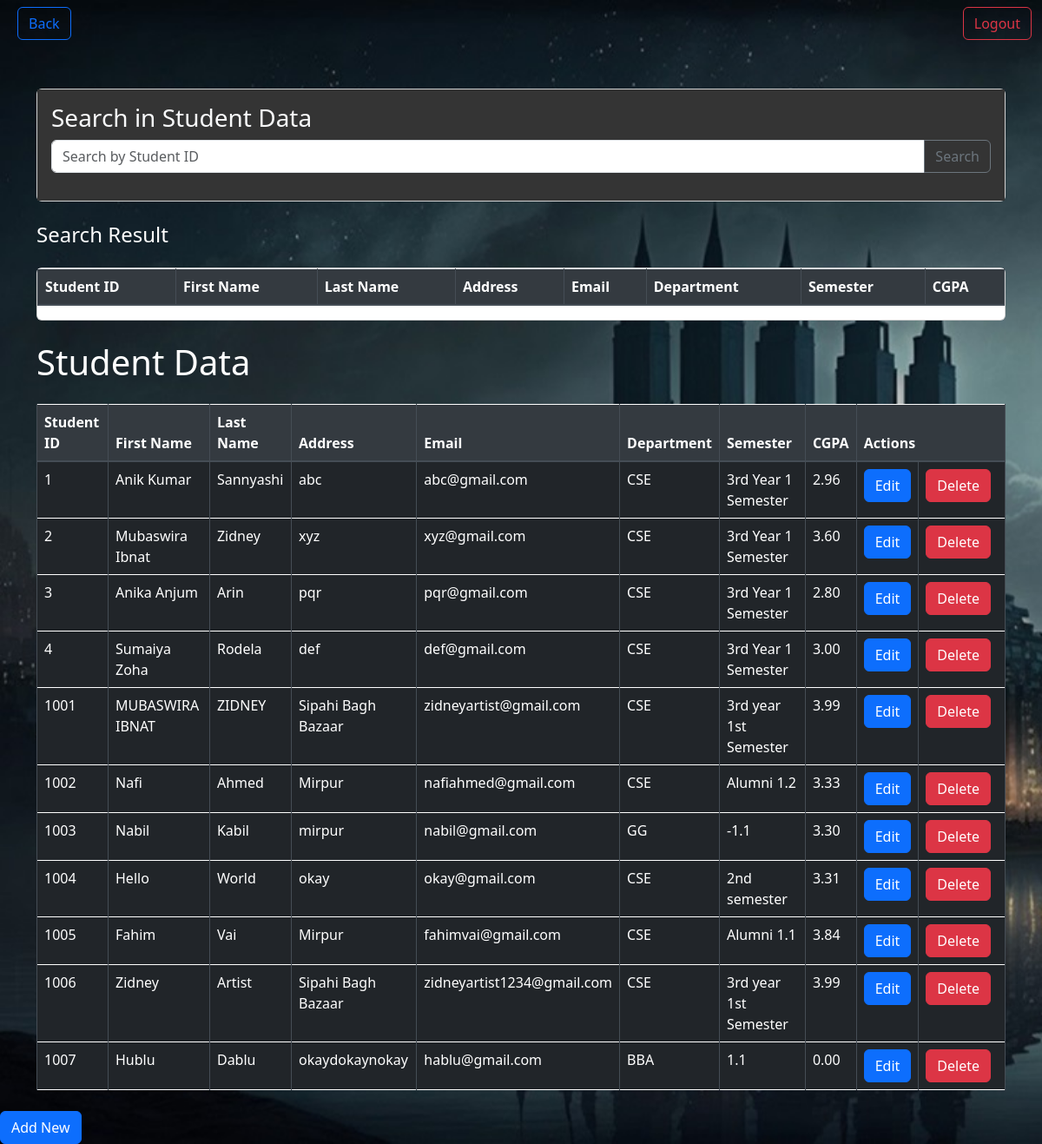
The app's page /studentData.php with its own data.
### tables this page shows
CREATE TABLE `student` (
  `Student_ID` int(11) NOT NULL,
  `FirstName` varchar(255) DEFAULT NULL,
  `LastName` varchar(255) DEFAULT NULL,
  `Address` varchar(255) DEFAULT NULL,
  `Email` varchar(255) DEFAULT NULL,
  `department` varchar(255) DEFAULT NULL,
  `semester` varchar(255) DEFAULT NULL,
  `cgpa` decimal(10,2) DEFAULT NULL,
  `password` varchar(255) DEFAULT NULL
);

### studentData.php (the view, shortened to what this page needs)
<!DOCTYPE html>
<html lang="en">
<head>
    <link href="https://stackpath.bootstrapcdn.com/bootstrap/4.5.2/css/bootstrap.min.css" rel="stylesheet">
    <link rel="stylesheet" href="styleedit.css">
</head>
<body>
<?php include("navtrans.php"); ?>
<div class="container mt-5">
    <div class="card mb-4">
        <div class="card-body">
            <h3 class="card-title">Search in Student Data</h3>
            <form action="" method="GET">
                <div class="input-group mb-3">
                    <input type="text" name="search" value="<?php if(isset($_GET['search'])) {echo $_GET['search'];} ?>" class="form-control" placeholder="Search by Student ID" aria-label="Search" aria-describedby="basic-addon2">
                    <div class="input-group-append">
                        <button class="btn btn-outline-secondary" type="submit">Search</button>
                    </div>
                </div>
            </form>
        </div>
    </div>
    <h4 class="mb-4"style="color:white;">Search Result</h4>
    <div class="card mb-4">
            <table class="table table-bordered">
                <thead class="thead-dark">
                    <tr>
                        <th>Student ID</th>
                        <th>First Name</th>
                        <th>Last Name</th>
                        <th>Address</th>
                        <th>Email</th>
                        <th>Department</th>
                        <th>Semester</th>
                        <th>CGPA</th>
                    </tr>
                </thead>
            </table>
    </div>
    <h1 class="mb-4" style="color:white;">Student Data</h1>
            <table class="table table-dark table-bordered">
                <thead class="thead-dark">
                    <tr>
                        <th>Student ID</th>
                        <th>First Name</th>
                        <th>Last Name</th>
                        <th>Address</th>
                        <th>Email</th>
                        <th>Department</th>
                        <th>Semester</th>
                        <th>CGPA</th>
                        <th colspan="2">Actions</th>
                    </tr>
                </thead>
                <tbody>
                    <?php
                    $servername = 'localhost';
                    $username = 'root';
                    $password = '';
                    $dbname = 'db';
                    $conn = new mysqli($servername, $username, $password, $dbname);
                    $sql = "SELECT Student_ID, FirstName, LastName, Address, Email, department, semester, cgpa FROM student";
                    $result = $conn->query($sql);
                    if ($result->num_rows > 0) {
                        while ($row = $result->fetch_assoc()) {
                            echo "<tr>";
                            echo "<td>" . $row["Student_ID"] . "</td>";
                            echo "<td>" . $row["FirstName"] . "</td>";
                            echo "<td>" . $row["LastName"] . "</td>";
                            echo "<td>" . $row["Address"] . "</td>";
                            echo "<td>" . $row["Email"] . "</td>";
                            echo "<td>" . $row["department"] . "</td>";
                            echo "<td>" . $row["semester"] . "</td>";
                            echo "<td>" . $row["cgpa"] . "</td>";
                            echo "<td><a href='editStudent.php?Student_ID=" . $row["Student_ID"] . "' class='btn btn-primary'>Edit</a></td>";
                            echo "<td><a href='#' onclick='confirmDeletion(" . $row["Student_ID"] . ")' class='btn btn-danger mr-2'>Delete</a></td>";
                            echo "</tr>";
                        }
                    } else {
                        echo "<tr><td colspan='10'>No records found</td></tr>";
                    }
                    ?>
                </tbody>
            </table>
    </div>
    <div class="mt-4">
        <a href="studentsignup.php" class="btn btn-primary">Add New</a>
    </div>
</body>
</html>

### styleedit.css (style rules this page uses)
body { background-image: url('images/databack.jpg'); background-size: cover; background-repeat: no-repeat; background-attachment: fixed; }
.card { background-color:#343434; color: #f8f9fa; border: #212529; }
.card .card-body { background-color:#343434; border: #212529; color: #f8f9fa; }
.table { background-color: #212529; color: #f8f9fa; }
.table thead th { background-color: #343a40; color: #f8f9fa; }
.form-control { background-color: #6c757d; color: #f8f9fa; border-color: #495057; }
.form-control::placeholder { color: #ced4da; }

### records on screen
student: Student_ID "1", FirstName "Anik Kumar", LastName "Sannyashi", Address "abc", Email "abc@gmail.com", department "CSE", semester "3rd Year 1 Semester", cgpa "2.96"
student: Student_ID "2", FirstName "Mubaswira Ibnat", LastName "Zidney", Address "xyz", Email "xyz@gmail.com", department "CSE", semester "3rd Year 1 Semester", cgpa "3.60"
student: Student_ID "3", FirstName "Anika Anjum", LastName "Arin", Address "pqr", Email "pqr@gmail.com", department "CSE", semester "3rd Year 1 Semester", cgpa "2.80"
student: Student_ID "4", FirstName "Sumaiya Zoha", LastName "Rodela", Address "def", Email "def@gmail.com", department "CSE", semester "3rd Year 1 Semester", cgpa "3.00"
student: Student_ID "1001", FirstName "MUBASWIRA IBNAT", LastName "ZIDNEY", Address "Sipahi Bagh Bazaar", Email "zidneyartist@gmail.com", department "CSE", semester "3rd year 1st Semester", cgpa "3.99"
student: Student_ID "1002", FirstName "Nafi", LastName "Ahmed", Address "Mirpur", Email "nafiahmed@gmail.com", department "CSE", semester "Alumni 1.2", cgpa "3.33"
student: Student_ID "1003", FirstName "Nabil", LastName "Kabil", Address "mirpur", Email "nabil@gmail.com", department "GG", semester "-1.1", cgpa "3.30"
student: Student_ID "1004", FirstName "Hello", LastName "World", Address "okay", Email "okay@gmail.com", department "CSE", semester "2nd semester", cgpa "3.31"
student: Student_ID "1005", FirstName "Fahim", LastName "Vai", Address "Mirpur", Email "fahimvai@gmail.com", department "CSE", semester "Alumni 1.1", cgpa "3.84"
student: Student_ID "1006", FirstName "Zidney", LastName "Artist", Address "Sipahi Bagh Bazaar", Email "zidneyartist1234@gmail.com", department "CSE", semester "3rd year 1st Semester", cgpa "3.99"
student: Student_ID "1007", FirstName "Hublu", LastName "Dablu", Address "okaydokaynokay", Email "hablu@gmail.com", department "BBA", semester "1.1", cgpa "0.00"
